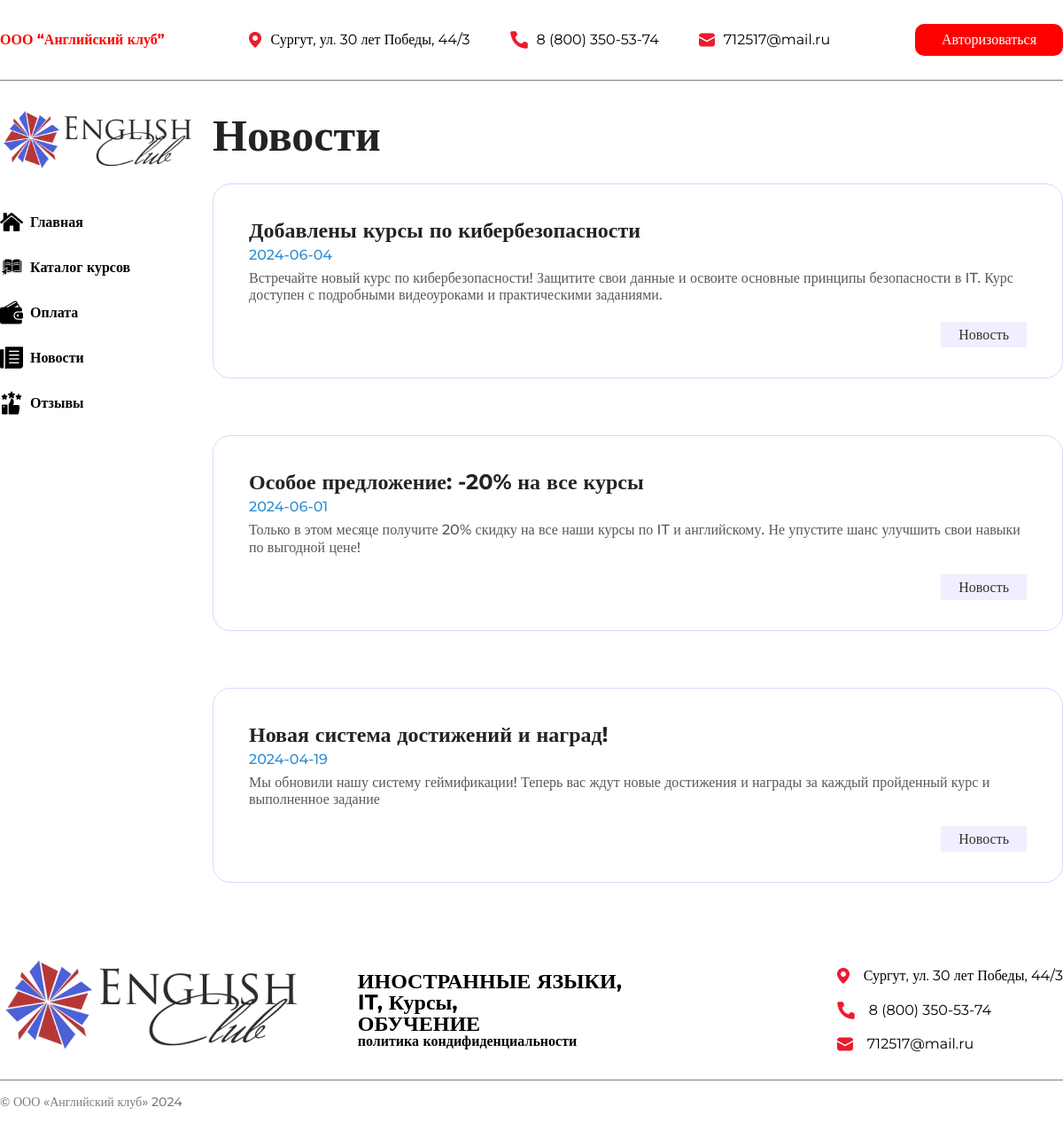
Page /news on the committed database.
### tables this page shows
CREATE TABLE `news` (
  `id` int(11) NOT NULL,
  `title` varchar(64) NOT NULL,
  `date` date NOT NULL,
  `description` text NOT NULL
);

### pages/news.php (the view, shortened to what this page needs)
<?php
    include 'scripts/php/connect.php';
?>
<!DOCTYPE html>
<html lang="en">
<head>
    <link rel="stylesheet" href="../assets/css/reset.css">
    <link rel="stylesheet" href="../assets/css/style.css">
    <link rel="stylesheet" href="../assets/css/news.css">
</head>
<body>
    <?php include 'components/header.php';?>
    <main class="_container">
        <?php include 'components/navigation.php';?>
        <div class="main">
            <section class="news">
                <h2>Новости</h2>
                <?php
                    $newsResult = $conn -> query('SELECT * from news ORDER BY id DESC');
                    while($row = $newsResult -> fetch_assoc()) {
                ?>
                <div class="news__block">
                    <h3><?= $row['title']?></h3>
                    <span><?= $row['date']?></span>
                    <p><?= $row['description']?></p>
                    <div style="align-items: end; text-align: right;">
                        <a href="/news/<?= $row['id']?>">Новость</a>
                    </div>
                </div>
                <?php }?>
            </section>
        </div>
    </main>
    <?php include 'components/footer.php';?>
</body>
</html>

### assets/css/style.css (style rules this page uses)
:root { --h2-color: #232323; --h2-size: 3.125rem; --h2-weight: bold; --h2-family: Montserrat; --button-on-page: #9E1430; }
a { text-decoration: none; }
._container { margin: 0 auto; max-width: 90rem; }
main { display: grid; grid-template-columns: 20% 80%; }
h2 { font-size: var(--h2-size); color: var(--h2-color); font-weight: var(--h2-weight); font-family: var(--h2-family); line-height: 1.2; }

### assets/css/news.css (style rules this page uses)
.news h2 { margin-bottom: 1.5rem; }
.news__block { position: relative; padding: 2.5rem; border: 1px solid #D6D6FF; border-radius: 1.25rem; margin-bottom: 4rem; }
.news__block h3 { font-size: 1.5rem; font-weight: bold; color: #232323; font-family: Montserrat; margin-bottom: .5rem; }
.news__block span { font-size: 1rem; font-weight: 500; color: #2E90D1; font-family: Montserrat; }
.news__block p { max-width: 56rem; font-size: 1rem; font-weight: 500; color: #585858; font-family: Montserrat; line-height: 1.2; margin: .5rem 0 1.75rem; overflow: hidden; display: -webkit-box; -webkit-line-clamp: 2; -webkit-box-orient: vertical; }
.news__block a { padding: 5px 20px; background: #EFEFFF; color: #333333; font-family: Montserrat; }

### rows in the picture
news: title "Добавлены курсы по кибербезопасности", date "2024-06-04", description "Встречайте новый курс по кибербезопасности! Защитите свои данные и освоите основные принципы безопасности в IT. Курс доступен с подробными видеоуроками и практическими заданиями."
news: title "Особое предложение: -20% на все курсы", date "2024-06-01", description "Только в этом месяце получите 20% скидку на все наши курсы по IT и английскому. Не упустите шанс улучшить свои навыки по выгодной цене!"
news: title "Новая система достижений и наград!", date "2024-04-19", description "Мы обновили нашу систему геймификации! Теперь вас ждут новые достижения и награды за каждый пройденный курс и выполненное задание"
